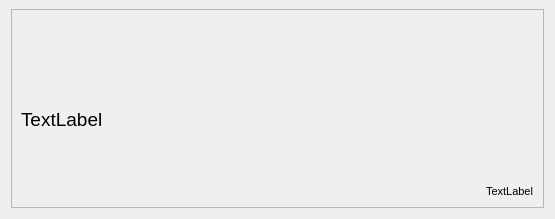
<?xml version="1.0" encoding="UTF-8"?>
<ui version="4.0">
 <class>SingleQuoteCard</class>
 <widget class="QWidget" name="SingleQuoteCard">
  <property name="geometry">
   <rect>
    <x>0</x>
    <y>0</y>
    <width>555</width>
    <height>219</height>
   </rect>
  </property>
  <property name="sizePolicy">
   <sizepolicy hsizetype="Ignored" vsizetype="Ignored">
    <horstretch>0</horstretch>
    <verstretch>0</verstretch>
   </sizepolicy>
  </property>
  <property name="maximumSize">
   <size>
    <width>16777215</width>
    <height>16777215</height>
   </size>
  </property>
  <property name="font">
   <font>
    <pointsize>16</pointsize>
   </font>
  </property>
  <property name="windowTitle">
   <string>Form</string>
  </property>
  <property name="styleSheet">
   <string notr="true"/>
  </property>
  <layout class="QHBoxLayout" name="horizontalLayout" stretch="4">
   <property name="topMargin">
    <number>9</number>
   </property>
   <item>
    <widget class="QFrame" name="frame">
     <property name="toolTipDuration">
      <number>-1</number>
     </property>
     <property name="frameShape">
      <enum>QFrame::Shape::StyledPanel</enum>
     </property>
     <property name="frameShadow">
      <enum>QFrame::Shadow::Plain</enum>
     </property>
     <property name="lineWidth">
      <number>5</number>
     </property>
     <property name="midLineWidth">
      <number>5</number>
     </property>
     <layout class="QVBoxLayout" name="verticalLayout_2" stretch="1,3,0,1">
      <item>
       <layout class="QHBoxLayout" name="featuresLayout"/>
      </item>
      <item>
       <widget class="QLabel" name="quoteLabel">
        <property name="minimumSize">
         <size>
          <width>150</width>
          <height>0</height>
         </size>
        </property>
        <property name="maximumSize">
         <size>
          <width>16777215</width>
          <height>16777215</height>
         </size>
        </property>
        <property name="font">
         <font>
          <pointsize>14</pointsize>
         </font>
        </property>
        <property name="cursor">
         <cursorShape>ArrowCursor</cursorShape>
        </property>
        <property name="text">
         <string>TextLabel</string>
        </property>
        <property name="wordWrap">
         <bool>true</bool>
        </property>
       </widget>
      </item>
      <item alignment="Qt::AlignmentFlag::AlignRight">
       <widget class="QLabel" name="label">
        <property name="font">
         <font>
          <pointsize>8</pointsize>
         </font>
        </property>
        <property name="text">
         <string>TextLabel</string>
        </property>
       </widget>
      </item>
      <item>
       <layout class="QVBoxLayout" name="attrsLayout"/>
      </item>
     </layout>
    </widget>
   </item>
  </layout>
 </widget>
 <resources/>
 <connections/>
</ui>
